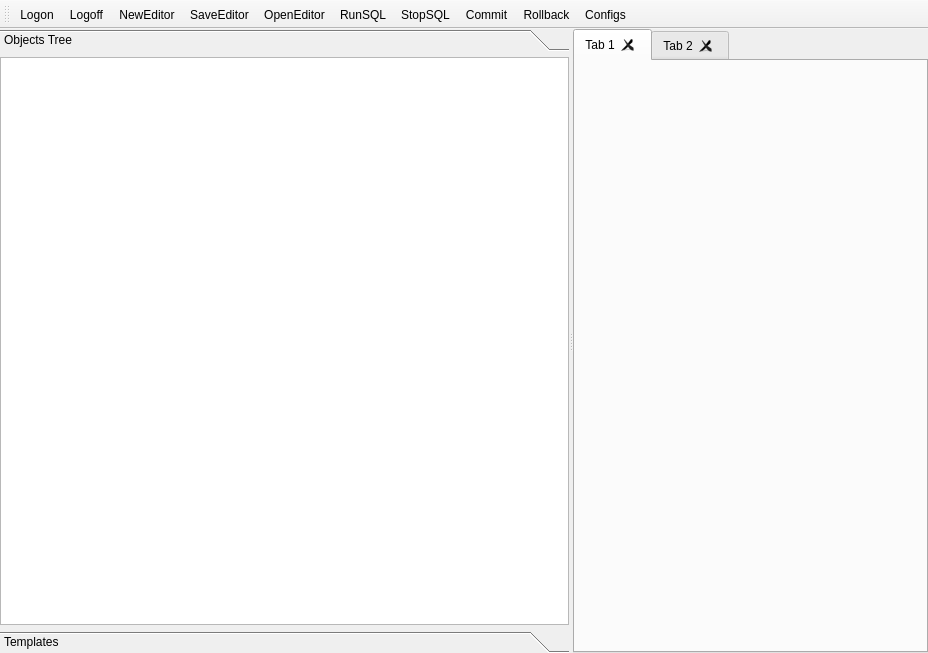
<?xml version="1.0" encoding="UTF-8"?>
<ui version="4.0">
 <class>d_principal</class>
 <widget class="QMainWindow" name="d_principal">
  <property name="geometry">
   <rect>
    <x>0</x>
    <y>0</y>
    <width>928</width>
    <height>653</height>
   </rect>
  </property>
  <property name="windowTitle">
   <string>AlgarSQL</string>
  </property>
  <widget class="QWidget" name="centralwidget">
   <layout class="QHBoxLayout" name="horizontalLayout">
    <property name="spacing">
     <number>0</number>
    </property>
    <property name="leftMargin">
     <number>0</number>
    </property>
    <property name="topMargin">
     <number>0</number>
    </property>
    <property name="rightMargin">
     <number>0</number>
    </property>
    <property name="bottomMargin">
     <number>0</number>
    </property>
    <item>
     <widget class="QSplitter" name="splitter">
      <property name="orientation">
       <enum>Qt::Horizontal</enum>
      </property>
      <widget class="QToolBox" name="toolBox">
       <property name="minimumSize">
        <size>
         <width>200</width>
         <height>0</height>
        </size>
       </property>
       <property name="maximumSize">
        <size>
         <width>16777215</width>
         <height>16777215</height>
        </size>
       </property>
       <property name="currentIndex">
        <number>0</number>
       </property>
       <widget class="QWidget" name="page">
        <property name="geometry">
         <rect>
          <x>0</x>
          <y>0</y>
          <width>561</width>
          <height>549</height>
         </rect>
        </property>
        <attribute name="label">
         <string>Objects Tree</string>
        </attribute>
        <layout class="QVBoxLayout" name="verticalLayout">
         <property name="spacing">
          <number>0</number>
         </property>
         <property name="leftMargin">
          <number>0</number>
         </property>
         <property name="topMargin">
          <number>0</number>
         </property>
         <property name="rightMargin">
          <number>0</number>
         </property>
         <property name="bottomMargin">
          <number>0</number>
         </property>
         <item>
          <widget class="QTreeWidget" name="tree_objetos">
           <attribute name="headerVisible">
            <bool>false</bool>
           </attribute>
           <column>
            <property name="text">
             <string notr="true">1</string>
            </property>
           </column>
          </widget>
         </item>
        </layout>
       </widget>
       <widget class="QWidget" name="page_2">
        <property name="geometry">
         <rect>
          <x>0</x>
          <y>0</y>
          <width>561</width>
          <height>549</height>
         </rect>
        </property>
        <attribute name="label">
         <string>Templates</string>
        </attribute>
        <layout class="QVBoxLayout" name="verticalLayout_2">
         <property name="spacing">
          <number>0</number>
         </property>
         <property name="leftMargin">
          <number>0</number>
         </property>
         <property name="topMargin">
          <number>0</number>
         </property>
         <property name="rightMargin">
          <number>0</number>
         </property>
         <property name="bottomMargin">
          <number>0</number>
         </property>
         <item>
          <widget class="QTreeView" name="tree_templates">
           <property name="alternatingRowColors">
            <bool>true</bool>
           </property>
          </widget>
         </item>
        </layout>
       </widget>
      </widget>
      <widget class="QTabWidget" name="pc_editor">
       <property name="currentIndex">
        <number>0</number>
       </property>
       <property name="tabsClosable">
        <bool>true</bool>
       </property>
       <widget class="QWidget" name="tab">
        <attribute name="title">
         <string>Tab 1</string>
        </attribute>
       </widget>
       <widget class="QWidget" name="tab_2">
        <attribute name="title">
         <string>Tab 2</string>
        </attribute>
       </widget>
      </widget>
     </widget>
    </item>
   </layout>
  </widget>
  <widget class="QToolBar" name="toolBar">
   <property name="windowTitle">
    <string>toolBar</string>
   </property>
   <property name="iconSize">
    <size>
     <width>25</width>
     <height>25</height>
    </size>
   </property>
   <property name="toolButtonStyle">
    <enum>Qt::ToolButtonIconOnly</enum>
   </property>
   <attribute name="toolBarArea">
    <enum>TopToolBarArea</enum>
   </attribute>
   <attribute name="toolBarBreak">
    <bool>false</bool>
   </attribute>
   <addaction name="actionLogon"/>
   <addaction name="actionLogoff"/>
   <addaction name="actionNewEditor"/>
   <addaction name="actionSaveEditor"/>
   <addaction name="actionOpenEditor"/>
   <addaction name="actionRunSQL"/>
   <addaction name="actionStopSQL"/>
   <addaction name="actionCommit"/>
   <addaction name="actionRollback"/>
   <addaction name="actionConfigs"/>
  </widget>
  <action name="actionLogon">
   <property name="icon">
    <iconset resource="lib/menus.qrc">
     <normaloff>:/png/ico/db_logon.png</normaloff>:/png/ico/db_logon.png</iconset>
   </property>
   <property name="text">
    <string>Logon</string>
   </property>
  </action>
  <action name="actionLogoff">
   <property name="icon">
    <iconset resource="lib/menus.qrc">
     <normaloff>:/png/ico/db_logoff.png</normaloff>:/png/ico/db_logoff.png</iconset>
   </property>
   <property name="text">
    <string>Logoff</string>
   </property>
  </action>
  <action name="actionNewEditor">
   <property name="icon">
    <iconset resource="lib/menus.qrc">
     <normaloff>:/png/ico/file_new.png</normaloff>:/png/ico/file_new.png</iconset>
   </property>
   <property name="text">
    <string>NewEditor</string>
   </property>
   <property name="shortcut">
    <string>Ctrl+N</string>
   </property>
  </action>
  <action name="actionSaveEditor">
   <property name="icon">
    <iconset resource="lib/menus.qrc">
     <normaloff>:/png/ico/file_saveall.png</normaloff>:/png/ico/file_saveall.png</iconset>
   </property>
   <property name="text">
    <string>SaveEditor</string>
   </property>
   <property name="shortcut">
    <string>Ctrl+S</string>
   </property>
  </action>
  <action name="actionOpenEditor">
   <property name="icon">
    <iconset resource="lib/menus.qrc">
     <normaloff>:/png/ico/file_open.png</normaloff>:/png/ico/file_open.png</iconset>
   </property>
   <property name="text">
    <string>OpenEditor</string>
   </property>
   <property name="shortcut">
    <string>Ctrl+O</string>
   </property>
  </action>
  <action name="actionRunSQL">
   <property name="icon">
    <iconset resource="lib/menus.qrc">
     <normaloff>:/png/ico/sql_run.png</normaloff>:/png/ico/sql_run.png</iconset>
   </property>
   <property name="text">
    <string>RunSQL</string>
   </property>
   <property name="shortcut">
    <string>F8</string>
   </property>
  </action>
  <action name="actionStopSQL">
   <property name="icon">
    <iconset resource="lib/menus.qrc">
     <normaloff>:/png/ico/sql_stop.png</normaloff>:/png/ico/sql_stop.png</iconset>
   </property>
   <property name="text">
    <string>StopSQL</string>
   </property>
  </action>
  <action name="actionCommit">
   <property name="icon">
    <iconset resource="lib/menus.qrc">
     <normaloff>:/png/ico/sql_commit.png</normaloff>:/png/ico/sql_commit.png</iconset>
   </property>
   <property name="text">
    <string>Commit</string>
   </property>
  </action>
  <action name="actionRollback">
   <property name="icon">
    <iconset resource="lib/menus.qrc">
     <normaloff>:/png/ico/sql_rollback.png</normaloff>:/png/ico/sql_rollback.png</iconset>
   </property>
   <property name="text">
    <string>Rollback</string>
   </property>
  </action>
  <action name="actionConfigs">
   <property name="icon">
    <iconset resource="lib/menus.qrc">
     <normaloff>:/png/ico/preferences.png</normaloff>:/png/ico/preferences.png</iconset>
   </property>
   <property name="text">
    <string>Configs</string>
   </property>
  </action>
 </widget>
 <resources>
  <include location="lib/menus.qrc"/>
 </resources>
 <connections/>
</ui>
